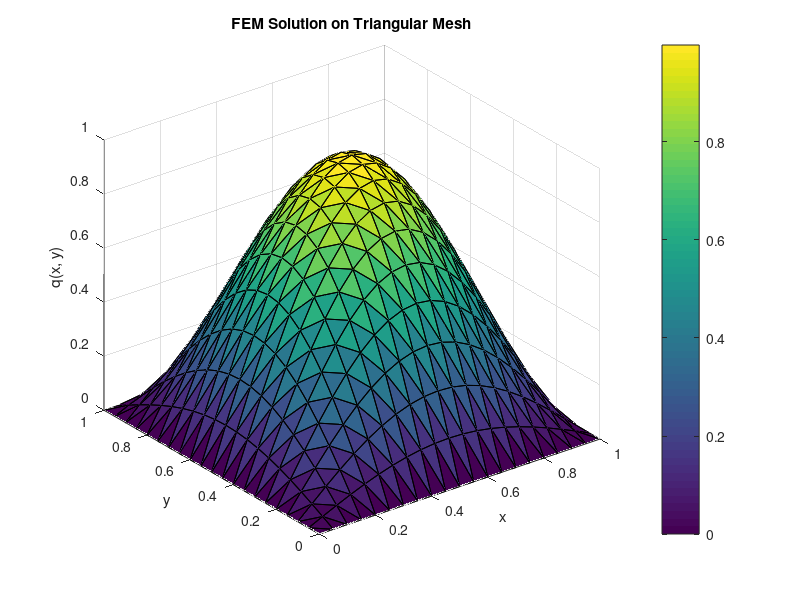

This chart was generated by the following MATLAB code:
clc;
clear;
tic
% 1) Finite elements in two dimensions
% Domain size
L = [0, 1];

% Define anonymous force function of PDE on the right-hand side
f = @(x, y) 2 * pi^2 * sin(pi * x) .* sin(pi * y); % Use element-wise multiplication

% Define number of squares in each direction
num_of_squares_x = 20;
num_of_squares_y = 20;

% Global Matrix from 1-9 for ex: 123; 456; 789 indicating global nodes
a = reshape(1:(num_of_squares_x + 1) * (num_of_squares_y + 1), num_of_squares_x + 1, num_of_squares_y + 1).';

% Generate x and y coordinates 
x = linspace(L(1), L(2), num_of_squares_x + 1);
y = linspace(L(1), L(2), num_of_squares_y + 1);

% Number of elements and nodes
noe = 2 * num_of_squares_x * num_of_squares_y; % Number of elements (triangles)
nop = (num_of_squares_x + 1) * (num_of_squares_y + 1); % Number of nodes

% Define local to global map
l2g = zeros(noe, 3); % Each element has three nodes
index = 1;
for i = 1:num_of_squares_y
    for j = 1:num_of_squares_x
        % First triangle in square
        l2g(index, :) = [a(i, j), a(i, j + 1), a(i + 1, j)];
        % Second triangle in square
        l2g(index + 1, :) = [a(i + 1, j + 1), a(i + 1, j), a(i, j + 1)];
        index = index + 2;
    end
end

% Coordinates
[xc, yc] = ndgrid(x, y); % Creates two matrices: one with each line as x coordinates ("xc") and one as each column as y coordinates ("yc")
coords = [xc(:), yc(:)]; % Two-column matrix with the first column having x coordinates and the second having y coordinates

% Assemble stiffness matrix indices (triplets for sparse matrix)
ia = zeros(noe, 1); % Row index
ja = zeros(noe, 1); % Column index
va = zeros(noe, 1); % Value index

% Initialize global force vector
F = zeros(nop, 1);

% Shape(basis ) functions for integration
N1 = @(ksi, hta) 1 - ksi - hta;
N2 = @(ksi, hta) ksi;
N3 = @(ksi, hta) hta;

% Iterate over elements to find global stiffness and force matrices
index = 1;
for e = 1:noe
    xe = coords(l2g(e, :), 1);
    ye = coords(l2g(e, :), 2);

    % Compute edge vectors
    y23 = ye(2) - ye(3);
    x32 = xe(3) - xe(2);
    y31 = ye(3) - ye(1);
    x13 = xe(1) - xe(3);
    x21 = xe(2) - xe(1);
    y21 = ye(2) - ye(1);

    x31 = - x13;

    % Compute local stiffness matrix
    Ae = (x21 * y31 - x13 * y21) / 2; % Triangle area that's why /2
    M = (1 / (4 * Ae)) * ...
        [y23^2 + x32^2, y23 * y31 + x32 * x13, y23 * y21 + x32 * x21;
         y23 * y31 + x32 * x13, y31^2 + x13^2, y31 * y21 + x13 * x21;
         y23 * y21 + x32 * x21, y31 * y21 + x13 * x21, y21^2 + x21^2];

    % Assemble global stiffness matrix from the local element matrices
    for i = 1:3
        for j = 1:3
            ia(index) = l2g(e, i); % global node index at row i of local matrix
            ja(index) = l2g(e, j); % global node index at collumn j
            va(index) = M(i, j); % value of local stiffness matrix at i,j
            index = index + 1;
        end
    end

    % Compute Jacobian determinant to transform integrals from the global to local coordinates
    J = [x21, x31;
         y21, y31];
    detJ = abs(det(J));

    % Define mapping from local (ksi, hta) to global (x, y) coordinates
    % This done by multiplying with basis functions
    %( I am using function overloading, don't confuse x,y with the previous x, y)
    x = @(ksi, hta) xe(1) * N1(ksi, hta) + xe(2) * N2(ksi, hta) + xe(3) * N3(ksi, hta);
    y = @(ksi, hta) ye(1) * N1(ksi, hta) + ye(2) * N2(ksi, hta) + ye(3) * N3(ksi, hta);

    % Compute local force vector
    Fl = zeros(3, 1);
    for i = 1:3
        Ni = {N1, N2, N3};
        %Fl(i) = integral2(@(ksi, hta) f(x(ksi, hta), y(ksi, hta)) .* Ni{i}(ksi, hta) .* detJ, 0, 1, 0, @(ksi) 1 - ksi);
        Fl(i) = quad2d(@(ksi, hta) f(x(ksi, hta), y(ksi, hta)) .* Ni{i}(ksi, hta) .* detJ, 0, 1, 0, @(ksi) 1 - ksi);
    end

    % Assemble global force vector
    for i = 1:3
        F(l2g(e, i)) = F(l2g(e, i)) + Fl(i);
    end
end

% Assemble global stiffness matrix
K = sparse(ia, ja, va);

% Identify boundary nodes
boundary_nodes = unique([a(1, :), a(end, :), a(:, 1)', a(:, end)']); % All boundary nodes

% unique ensures that duplicate nodes are only counted once ( corner nodes) 

% To enforce boundary conditions u = 0 on (x, y) ∈ dΩ which means 0 on the
% boundaries, we firstly set K to zero on its boundaries ( which would mean
% that for example in a 9x9 the central node would be unaffected), and then
% to avoid singularity when solving the linear equation of boundary nodes
% turn the diagonal node's value to 1(except for the nodes that aren't affected
% by the boundary conditions). The reason we even zero out nodes 


% Enforce Dirichlet boundary conditions
K(boundary_nodes, :) = 0; % This ensures that the equation for the boundary node
% i does not depend on the values of other nodes
K(sub2ind(size(K), boundary_nodes, boundary_nodes)) = 1; % Setting K=1 diagonally on boundary nodes to avoid singularity
F(boundary_nodes) = 0; % F = 0 on the boundaries


% Solve the linear system with conjugate gradient (before it was with gaussian elimination) 2) Conjugate gradient
%q = K \ F;
% Gaussian elimination, too slow for 100x100 time = 0.11 while 
% for conjugate gradient it was time = 0.08s 
q = zeros(nop,1); % Initialising solution vector

tol = 10^-7; % Tolerance

% Residual
r = F - K * q; % Residual is r = b - A * x
p = r;

% Norm of rbs
norm0 = norm(r);

% Max iterations set the same as number of points
Nmax = nop; 

% Iteration counter
k = 0;

if norm(r) > tol*norm0

    for i = 1 : Nmax 
        
        rr = r' * r; 
        r0 = r;
        Ap = K * p;
        a = rr / (p' * Ap);
    
        q = q + a * p; % x(n+1) = x(n) + a * p 
        r = r - a * Ap;
    
        if norm(r) < tol * norm0
            break
        end
    
        beta =  r' * ( r - r0 ) ./ rr;
        p = r + beta * p;
        k = k + 1; %  Count the iterations
    end
end

disp(['Iterations: ', num2str(k)]);
% Display max to compare to '1' which is the solution
error = 1 - max(q);
disp('Solution at max:');
disp(max(q));

disp('Error:');
disp(error);


% Visualize solution on triangular mesh with trisurf
figure;
trisurf(l2g, coords(:, 1), coords(:, 2), q);
title('FEM Solution on Triangular Mesh');
xlabel('x');
ylabel('y');
zlabel('q(x, y)');
colorbar; % To understand what value each color represents
toc